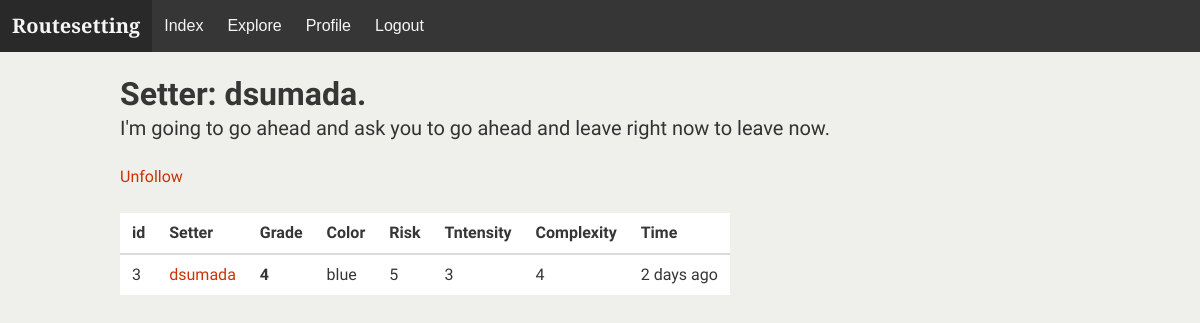
Screenshot of /user/dsumada (signed in) with the database file from the repository.
### app/models.py (models this page shows, shortened)
class User(UserMixin, db.Model):
    id = db.Column(db.Integer, primary_key=True)
    username = db.Column(db.String(64), index=True, unique=True)
    email = db.Column(db.String(120), index=True, unique=True)
    password_hash = db.Column(db.String(128))
    about_me = db.Column(db.String(140))
    problems = db.relationship('Problem', backref='setter', lazy='dynamic')
    followed = db.relationship(
        'User', secondary=followers,
        primaryjoin=(followers.c.follower_id == id),
        secondaryjoin=(followers.c.followed_id == id),
        backref=db.backref('followers', lazy='dynamic'), lazy='dynamic')
    def is_following(self, user):
        return self.followed.filter(
            followers.c.followed_id == user.id).count() > 0

class Problem(db.Model):
    id = db.Column(db.Integer, primary_key=True)
    timestamp = db.Column(db.DateTime, index=True, default=datetime.utcnow)
    user_id = db.Column(db.Integer, db.ForeignKey('user.id'))
    color = db.Column(db.String(32), index=True)
    grade = db.Column(db.String(32), index=True)
    risk = db.Column(db.Integer(), index=True)
    intensity = db.Column(db.Integer(), index=True)
    complexity = db.Column(db.Integer(), index=True)

### app/main/routes.py (the view)
@bp.route('/user/<username>')
@login_required
def user(username):
    user = User.query.filter_by(username=username).first_or_404()
    problems = Problem.query.filter_by(user_id=user.id)
    return render_template(
        'user.html', title=username, user=user, problems=problems)

### app/models.py (called while the page is built)
@login.user_loader
def load_user(id):
    return User.query.get(int(id))

### app/templates/user.html (shortened to what this page needs)
{% extends 'baselayout.html' %}
{% block head %}
    {{ super() }}
{% endblock %}
{% block content %}
<div class="container is-family-monospace">
    <br>
    <h1 class="title">Setter: {{ user.username }}.</h1>
    {% if user.about_me %}
        <h2 class='subtitle'>{{ user.about_me }}</h2>
    {% endif %}
    {% if user == current_user %}
        <p><a href="{{ url_for('main.edit_profile') }}">Edit your profile</a></p>
    {% elif not current_user.is_following(user) %}
        <p><a href="{{ url_for('main.follow', username=user.username) }}">Follow</a></p>
    {% else %}
        <p><a href="{{ url_for('main.unfollow', username=user.username) }}">Unfollow</a></p>
    {% endif %}
    <br>
    <table class=table>
        <thead>
            <tr>
                <th>id</th>
                <th>Setter</th>
                <th>Grade</th>
                <th>Color</th>
                <th>Risk</th>
                <th>Tntensity</th>
                <th>Complexity</th>
                <th>Time</th>
            </tr>
        </thead>
        <tbody>
        {% for problem in problems %}
             {% include '_problem.html' %}
        {% endfor %}
        </tbody>
    </table>
</div>
{% endblock %}

### app/templates/_problem.html
<tr>
    <td>{{ problem.id }}</td>
    <td><a href="/user/{{ problem.setter.username }}">{{ problem.setter.username }}</a></td>
    <th>{{ problem.grade }}</th>
    <td>{{ problem.color }}</td>
    <td>{{ problem.risk }}</td>
    <td>{{ problem.intensity }}</td>
    <td>{{ problem.complexity }}</td>
    <td>{{ moment(problem.timestamp).fromNow() }}</td>
</tr>

### rows the page displays
User: username "dsumada", about_me "I'm going to go ahead and ask you to go ahead and leave right now to leave now."
Problem: id "3", setter.username "dsumada", grade "4", color "blue", risk "5", intensity "3", complexity "4", timestamp "2 days ago"
